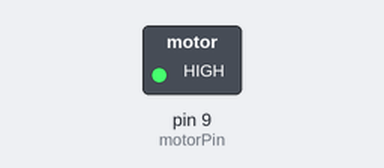
This sketch was run on a simulated Arduino Uno, built with avr-gcc and run on an emulated ATmega328P. Shown: switched loads named in the sketch (green lamp = pin HIGH). Random numbers use the default seed unless the sketch sets one.

Above: at 0.1 s.
At 39.0 s:
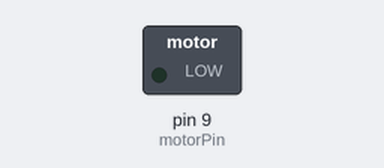
Timing chart, 0 to 40.0 s (numbered marks = the images above):
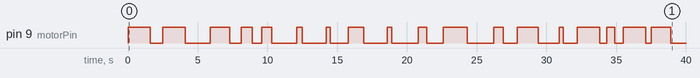

The sketch:

Motor_random_box.ino
```cpp
/*
 Controlling a servo position using a potentiometer (variable resistor)
 by Michal Rinott <http://people.interaction-ivrea.it/m.rinott>

 modified on 8 Nov 2013
 by Scott Fitzgerald
 http://arduino.cc/en/Tutorial/Knob
*/


 // create random number to turn a motor on and off for a random period of time

int motorPin = 9;  // digital pin 9 used to connect the motor
int val;    // variable from random number generator

void setup()
{
  pinMode(motorPin, OUTPUT);  // this sets the motor pin as the output
  randomSeed(analogRead(0)); // this starts Arduino's random number generator
}

void loop()
{
  val = random(2,20);            // reads the random value brw 5 and 20

  digitalWrite(motorPin, HIGH);                  // turns on motor according to the scaled value
  delay(val * 100);                       // spins for random value x 100

  val = random(2,20);    // reads the random value btw 5 and 20

  digitalWrite(motorPin, LOW); //turns off the motor according to the value
  delay(val * 100);          // turns off the motor for the randm value x 100
}
```

Measured:
- by itself, pin 9 (motorPin): LOW → HIGH at 0.00 s, → LOW 1.6 s later, → HIGH 0.90 s later, → LOW 1.6 s later, … (36 changes in this stretch)
